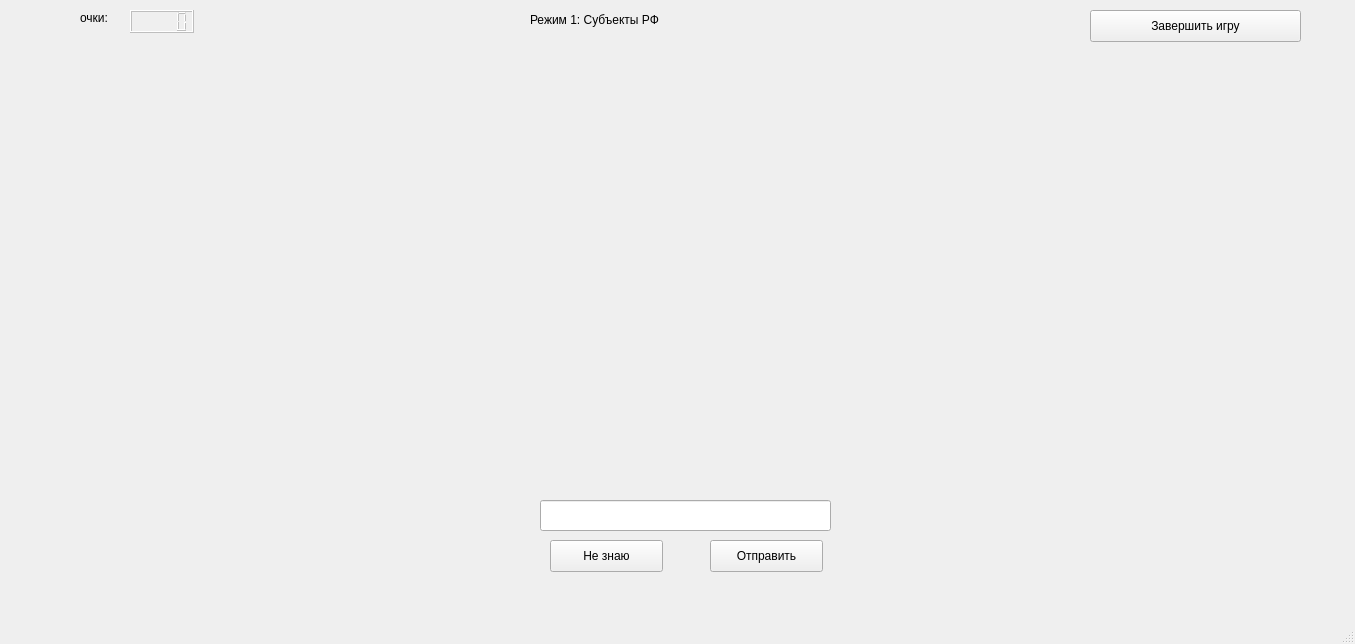
<?xml version="1.0" encoding="UTF-8"?>
<ui version="4.0">
 <class>MainWindow</class>
 <widget class="QMainWindow" name="MainWindow">
  <property name="geometry">
   <rect>
    <x>0</x>
    <y>0</y>
    <width>1355</width>
    <height>644</height>
   </rect>
  </property>
  <property name="windowTitle">
   <string>MainWindow</string>
  </property>
  <property name="animated">
   <bool>true</bool>
  </property>
  <widget class="QWidget" name="centralwidget">
   <layout class="QHBoxLayout" name="horizontalLayout">
    <property name="leftMargin">
     <number>0</number>
    </property>
    <property name="topMargin">
     <number>0</number>
    </property>
    <property name="rightMargin">
     <number>0</number>
    </property>
    <property name="bottomMargin">
     <number>0</number>
    </property>
    <item>
     <widget class="QStackedWidget" name="stackedWidget">
      <property name="currentIndex">
       <number>1</number>
      </property>
      <widget class="QWidget" name="page">
       <widget class="QLabel" name="score_label">
        <property name="geometry">
         <rect>
          <x>1070</x>
          <y>30</y>
          <width>59</width>
          <height>16</height>
         </rect>
        </property>
        <property name="text">
         <string/>
        </property>
       </widget>
       <widget class="QLabel" name="mode_choice">
        <property name="geometry">
         <rect>
          <x>610</x>
          <y>170</y>
          <width>151</width>
          <height>31</height>
         </rect>
        </property>
        <property name="text">
         <string>Что будем отгадывать?</string>
        </property>
       </widget>
       <widget class="QWidget" name="verticalLayoutWidget">
        <property name="geometry">
         <rect>
          <x>600</x>
          <y>220</y>
          <width>160</width>
          <height>80</height>
         </rect>
        </property>
        <layout class="QVBoxLayout" name="verticalLayout">
         <item>
          <widget class="QRadioButton" name="russian_subjects">
           <property name="text">
            <string>Субъекты РФ</string>
           </property>
          </widget>
         </item>
         <item>
          <widget class="QRadioButton" name="europe_countries">
           <property name="text">
            <string>Страны Европы</string>
           </property>
          </widget>
         </item>
        </layout>
       </widget>
       <widget class="QPushButton" name="send_mode_choice">
        <property name="geometry">
         <rect>
          <x>660</x>
          <y>320</y>
          <width>113</width>
          <height>32</height>
         </rect>
        </property>
        <property name="text">
         <string>Отправить</string>
        </property>
       </widget>
      </widget>
      <widget class="QWidget" name="page_2">
       <widget class="QLabel" name="score">
        <property name="geometry">
         <rect>
          <x>80</x>
          <y>10</y>
          <width>59</width>
          <height>16</height>
         </rect>
        </property>
        <property name="text">
         <string>очки:</string>
        </property>
       </widget>
       <widget class="QPushButton" name="idk_1">
        <property name="geometry">
         <rect>
          <x>550</x>
          <y>540</y>
          <width>113</width>
          <height>32</height>
         </rect>
        </property>
        <property name="text">
         <string>Не знаю</string>
        </property>
       </widget>
       <widget class="QLineEdit" name="answer_1">
        <property name="enabled">
         <bool>true</bool>
        </property>
        <property name="geometry">
         <rect>
          <x>540</x>
          <y>500</y>
          <width>291</width>
          <height>31</height>
         </rect>
        </property>
       </widget>
       <widget class="QPushButton" name="send_rus">
        <property name="geometry">
         <rect>
          <x>710</x>
          <y>540</y>
          <width>113</width>
          <height>32</height>
         </rect>
        </property>
        <property name="text">
         <string>Отправить</string>
        </property>
       </widget>
       <widget class="QLCDNumber" name="score_lcd">
        <property name="enabled">
         <bool>false</bool>
        </property>
        <property name="geometry">
         <rect>
          <x>130</x>
          <y>10</y>
          <width>64</width>
          <height>23</height>
         </rect>
        </property>
       </widget>
       <widget class="QLabel" name="image">
        <property name="geometry">
         <rect>
          <x>120</x>
          <y>60</y>
          <width>1171</width>
          <height>411</height>
         </rect>
        </property>
        <property name="text">
         <string/>
        </property>
        <property name="pixmap">
         <pixmap resource="resources.qrc">:/images/карта_2.jpg</pixmap>
        </property>
        <property name="scaledContents">
         <bool>true</bool>
        </property>
       </widget>
       <widget class="QLabel" name="show_mode">
        <property name="geometry">
         <rect>
          <x>530</x>
          <y>10</y>
          <width>391</width>
          <height>20</height>
         </rect>
        </property>
        <property name="text">
         <string>Режим 1: Субъекты РФ</string>
        </property>
       </widget>
       <widget class="QLabel" name="wrong_answer">
        <property name="geometry">
         <rect>
          <x>420</x>
          <y>590</y>
          <width>621</width>
          <height>20</height>
         </rect>
        </property>
        <property name="text">
         <string/>
        </property>
       </widget>
       <widget class="QLabel" name="ex_1">
        <property name="geometry">
         <rect>
          <x>550</x>
          <y>470</y>
          <width>281</width>
          <height>20</height>
         </rect>
        </property>
        <property name="text">
         <string/>
        </property>
       </widget>
       <widget class="QPushButton" name="end_game">
        <property name="geometry">
         <rect>
          <x>1090</x>
          <y>10</y>
          <width>211</width>
          <height>32</height>
         </rect>
        </property>
        <property name="text">
         <string>Завершить игру</string>
        </property>
       </widget>
      </widget>
      <widget class="QWidget" name="page_3">
       <widget class="QPushButton" name="idk_2">
        <property name="geometry">
         <rect>
          <x>520</x>
          <y>500</y>
          <width>113</width>
          <height>32</height>
         </rect>
        </property>
        <property name="text">
         <string>Не знаю</string>
        </property>
       </widget>
       <widget class="QPushButton" name="send_rus_2">
        <property name="geometry">
         <rect>
          <x>630</x>
          <y>500</y>
          <width>113</width>
          <height>32</height>
         </rect>
        </property>
        <property name="text">
         <string>Отправить</string>
        </property>
       </widget>
       <widget class="QLineEdit" name="answer_2">
        <property name="enabled">
         <bool>true</bool>
        </property>
        <property name="geometry">
         <rect>
          <x>440</x>
          <y>450</y>
          <width>291</width>
          <height>31</height>
         </rect>
        </property>
       </widget>
       <widget class="QLabel" name="score2">
        <property name="geometry">
         <rect>
          <x>180</x>
          <y>120</y>
          <width>59</width>
          <height>16</height>
         </rect>
        </property>
        <property name="text">
         <string>очки:</string>
        </property>
       </widget>
       <widget class="QLCDNumber" name="score_lcd_2">
        <property name="enabled">
         <bool>false</bool>
        </property>
        <property name="geometry">
         <rect>
          <x>220</x>
          <y>120</y>
          <width>64</width>
          <height>23</height>
         </rect>
        </property>
       </widget>
       <widget class="QLabel" name="show_mode_eur">
        <property name="geometry">
         <rect>
          <x>370</x>
          <y>20</y>
          <width>201</width>
          <height>16</height>
         </rect>
        </property>
        <property name="text">
         <string>Режим 2: Страны Европы</string>
        </property>
       </widget>
      </widget>
      <widget class="QWidget" name="page_4">
       <widget class="QLabel" name="label">
        <property name="geometry">
         <rect>
          <x>490</x>
          <y>30</y>
          <width>441</width>
          <height>61</height>
         </rect>
        </property>
        <property name="text">
         <string>Игра закончена, поздравляем! Хотите ли сделать что-то после нее?</string>
        </property>
       </widget>
       <widget class="QWidget" name="verticalLayoutWidget_2">
        <property name="geometry">
         <rect>
          <x>430</x>
          <y>140</y>
          <width>561</width>
          <height>231</height>
         </rect>
        </property>
        <layout class="QVBoxLayout" name="verticalLayout_2">
         <item>
          <widget class="QPushButton" name="statistic">
           <property name="text">
            <string>посмотреть статистику игры</string>
           </property>
          </widget>
         </item>
         <item>
          <widget class="QPushButton" name="send_comment">
           <property name="text">
            <string>оставить комментарий</string>
           </property>
          </widget>
         </item>
         <item>
          <widget class="QPushButton" name="exit">
           <property name="text">
            <string>выйти</string>
           </property>
          </widget>
         </item>
        </layout>
       </widget>
      </widget>
      <widget class="QWidget" name="page_5">
       <widget class="QLabel" name="label_2">
        <property name="geometry">
         <rect>
          <x>360</x>
          <y>40</y>
          <width>741</width>
          <height>141</height>
         </rect>
        </property>
        <property name="text">
         <string>Вы можете посмотреть статистику по своим игровым попыткам или по самым сложным для Вас заданиям</string>
        </property>
       </widget>
       <widget class="QWidget" name="verticalLayoutWidget_3">
        <property name="geometry">
         <rect>
          <x>470</x>
          <y>150</y>
          <width>466</width>
          <height>241</height>
         </rect>
        </property>
        <layout class="QVBoxLayout" name="verticalLayout_3">
         <item>
          <widget class="QPushButton" name="tries_statistic">
           <property name="text">
            <string>Статистика по всем попыткам</string>
           </property>
          </widget>
         </item>
         <item>
          <widget class="QPushButton" name="exercises_statistic_2">
           <property name="text">
            <string>Статистика по всем заданиям</string>
           </property>
          </widget>
         </item>
         <item>
          <widget class="QPushButton" name="exercises_statistic">
           <property name="text">
            <string>Статистика по заданиям, на которые не был дан ответ</string>
           </property>
          </widget>
         </item>
        </layout>
       </widget>
      </widget>
      <widget class="QWidget" name="page_6">
       <widget class="QLabel" name="label_4">
        <property name="geometry">
         <rect>
          <x>520</x>
          <y>20</y>
          <width>441</width>
          <height>31</height>
         </rect>
        </property>
        <property name="text">
         <string>В этой таблице находится статистика по всем Вашим попыткам</string>
        </property>
       </widget>
       <widget class="QTableWidget" name="tableWidget">
        <property name="geometry">
         <rect>
          <x>290</x>
          <y>80</y>
          <width>901</width>
          <height>551</height>
         </rect>
        </property>
       </widget>
       <widget class="QPushButton" name="show_1">
        <property name="geometry">
         <rect>
          <x>90</x>
          <y>120</y>
          <width>113</width>
          <height>32</height>
         </rect>
        </property>
        <property name="text">
         <string>Показать</string>
        </property>
       </widget>
      </widget>
      <widget class="QWidget" name="page_7">
       <widget class="QLabel" name="label_5">
        <property name="geometry">
         <rect>
          <x>490</x>
          <y>40</y>
          <width>601</width>
          <height>41</height>
         </rect>
        </property>
        <property name="text">
         <string>В этой таблице находится статистика по вопросам, на которые Вы не знали ответ</string>
        </property>
       </widget>
       <widget class="QTableWidget" name="tableWidget_2">
        <property name="geometry">
         <rect>
          <x>320</x>
          <y>110</y>
          <width>831</width>
          <height>551</height>
         </rect>
        </property>
       </widget>
       <widget class="QPushButton" name="show_2">
        <property name="geometry">
         <rect>
          <x>80</x>
          <y>160</y>
          <width>113</width>
          <height>32</height>
         </rect>
        </property>
        <property name="text">
         <string>Показать</string>
        </property>
       </widget>
      </widget>
      <widget class="QWidget" name="page_8">
       <widget class="QPushButton" name="show_3">
        <property name="geometry">
         <rect>
          <x>60</x>
          <y>140</y>
          <width>113</width>
          <height>32</height>
         </rect>
        </property>
        <property name="text">
         <string>Показать</string>
        </property>
       </widget>
       <widget class="QTableWidget" name="tableWidget_3">
        <property name="geometry">
         <rect>
          <x>300</x>
          <y>90</y>
          <width>831</width>
          <height>551</height>
         </rect>
        </property>
       </widget>
       <widget class="QLabel" name="label_6">
        <property name="geometry">
         <rect>
          <x>470</x>
          <y>20</y>
          <width>601</width>
          <height>41</height>
         </rect>
        </property>
        <property name="text">
         <string>В этой таблице находится статистика по всем заданиям</string>
        </property>
       </widget>
      </widget>
      <widget class="QWidget" name="page_9">
       <widget class="QLabel" name="label_3">
        <property name="geometry">
         <rect>
          <x>120</x>
          <y>50</y>
          <width>601</width>
          <height>71</height>
         </rect>
        </property>
        <property name="text">
         <string>Вы можете оставить комментарий, который прочитают и учтут разработчики, здесь:</string>
        </property>
       </widget>
       <widget class="QPushButton" name="pushButton">
        <property name="geometry">
         <rect>
          <x>330</x>
          <y>210</y>
          <width>113</width>
          <height>32</height>
         </rect>
        </property>
        <property name="text">
         <string>Отправить</string>
        </property>
       </widget>
       <widget class="QLineEdit" name="com">
        <property name="geometry">
         <rect>
          <x>130</x>
          <y>120</y>
          <width>521</width>
          <height>61</height>
         </rect>
        </property>
       </widget>
      </widget>
      <widget class="QWidget" name="page_10">
       <widget class="QLabel" name="label_7">
        <property name="geometry">
         <rect>
          <x>610</x>
          <y>0</y>
          <width>601</width>
          <height>141</height>
         </rect>
        </property>
        <property name="text">
         <string>Правила игры</string>
        </property>
       </widget>
       <widget class="QLabel" name="label_8">
        <property name="geometry">
         <rect>
          <x>320</x>
          <y>130</y>
          <width>791</width>
          <height>51</height>
         </rect>
        </property>
        <property name="text">
         <string>1. Выбрать режим</string>
        </property>
       </widget>
       <widget class="QLabel" name="label_9">
        <property name="geometry">
         <rect>
          <x>320</x>
          <y>190</y>
          <width>581</width>
          <height>16</height>
         </rect>
        </property>
        <property name="text">
         <string>2. Будут даны задания по карте</string>
        </property>
       </widget>
       <widget class="QLabel" name="label_10">
        <property name="geometry">
         <rect>
          <x>320</x>
          <y>240</y>
          <width>781</width>
          <height>16</height>
         </rect>
        </property>
        <property name="text">
         <string>3. На каждый ответ будет дано 7 секунд</string>
        </property>
       </widget>
       <widget class="QLabel" name="label_11">
        <property name="geometry">
         <rect>
          <x>320</x>
          <y>290</y>
          <width>771</width>
          <height>16</height>
         </rect>
        </property>
        <property name="text">
         <string>4. У Вас есть одна попытка</string>
        </property>
       </widget>
       <widget class="QLabel" name="label_12">
        <property name="geometry">
         <rect>
          <x>320</x>
          <y>420</y>
          <width>701</width>
          <height>16</height>
         </rect>
        </property>
        <property name="text">
         <string>После конца игры у Вас будет возможность ознакомиться со статистикой по Вашим попыткам или заданиям</string>
        </property>
       </widget>
       <widget class="QPushButton" name="okey">
        <property name="geometry">
         <rect>
          <x>920</x>
          <y>480</y>
          <width>113</width>
          <height>32</height>
         </rect>
        </property>
        <property name="text">
         <string>Окей!</string>
        </property>
       </widget>
       <widget class="QLabel" name="label_23">
        <property name="geometry">
         <rect>
          <x>320</x>
          <y>340</y>
          <width>431</width>
          <height>16</height>
         </rect>
        </property>
        <property name="text">
         <string>5. За каждый правильный ответ дается 1 очко</string>
        </property>
       </widget>
      </widget>
      <widget class="QWidget" name="page_11">
       <widget class="QLabel" name="label_14">
        <property name="geometry">
         <rect>
          <x>420</x>
          <y>230</y>
          <width>581</width>
          <height>51</height>
         </rect>
        </property>
        <property name="text">
         <string>Благодарим Вас за то, что сыграли в нашу игру! Надеемся, что она Вам понравилась!</string>
        </property>
       </widget>
      </widget>
      <widget class="QWidget" name="page_12">
       <widget class="QLabel" name="label_13">
        <property name="geometry">
         <rect>
          <x>550</x>
          <y>60</y>
          <width>371</width>
          <height>41</height>
         </rect>
        </property>
        <property name="text">
         <string>Как вводить ответы?</string>
        </property>
       </widget>
       <widget class="QLabel" name="label_15">
        <property name="geometry">
         <rect>
          <x>420</x>
          <y>150</y>
          <width>431</width>
          <height>31</height>
         </rect>
        </property>
        <property name="text">
         <string>Города: москва, санкт-петербург</string>
        </property>
       </widget>
       <widget class="QLabel" name="label_16">
        <property name="geometry">
         <rect>
          <x>420</x>
          <y>190</y>
          <width>441</width>
          <height>21</height>
         </rect>
        </property>
        <property name="text">
         <string>Области: псковская область, новгородская область</string>
        </property>
       </widget>
       <widget class="QLabel" name="label_17">
        <property name="geometry">
         <rect>
          <x>420</x>
          <y>230</y>
          <width>411</width>
          <height>16</height>
         </rect>
        </property>
        <property name="text">
         <string>Республики: калмыкия, башкортостан, адыгея</string>
        </property>
       </widget>
       <widget class="QLabel" name="label_18">
        <property name="geometry">
         <rect>
          <x>420</x>
          <y>270</y>
          <width>411</width>
          <height>16</height>
         </rect>
        </property>
        <property name="text">
         <string>Автономные области: еврейская ао</string>
        </property>
       </widget>
       <widget class="QPushButton" name="lets_start_2">
        <property name="geometry">
         <rect>
          <x>800</x>
          <y>430</y>
          <width>113</width>
          <height>32</height>
         </rect>
        </property>
        <property name="text">
         <string>Поехали!</string>
        </property>
       </widget>
       <widget class="QLabel" name="label_19">
        <property name="geometry">
         <rect>
          <x>420</x>
          <y>410</y>
          <width>341</width>
          <height>20</height>
         </rect>
        </property>
        <property name="text">
         <string>Ответы можно вводить в любом регистре</string>
        </property>
       </widget>
       <widget class="QLabel" name="label_20">
        <property name="geometry">
         <rect>
          <x>420</x>
          <y>120</y>
          <width>91</width>
          <height>16</height>
         </rect>
        </property>
        <property name="text">
         <string>Примеры:</string>
        </property>
       </widget>
       <widget class="QLabel" name="label_21">
        <property name="geometry">
         <rect>
          <x>420</x>
          <y>310</y>
          <width>431</width>
          <height>16</height>
         </rect>
        </property>
        <property name="text">
         <string>Автономные округа: ханты-мансийский ао, ямало-ненецкий ао</string>
        </property>
       </widget>
       <widget class="QLabel" name="label_22">
        <property name="geometry">
         <rect>
          <x>420</x>
          <y>350</y>
          <width>461</width>
          <height>16</height>
         </rect>
        </property>
        <property name="text">
         <string>Края: забайкальский край, камчатский край</string>
        </property>
       </widget>
      </widget>
      <widget class="QWidget" name="page_13">
       <widget class="QLabel" name="label_24">
        <property name="geometry">
         <rect>
          <x>140</x>
          <y>190</y>
          <width>581</width>
          <height>51</height>
         </rect>
        </property>
        <property name="text">
         <string>Благодарим Вас за то, что сыграли в нашу игру! Надеемся, что она Вам понравилась!</string>
        </property>
       </widget>
      </widget>
     </widget>
    </item>
   </layout>
  </widget>
  <widget class="QStatusBar" name="statusbar"/>
 </widget>
 <resources>
  <include location="resources.qrc"/>
 </resources>
 <connections/>
</ui>
